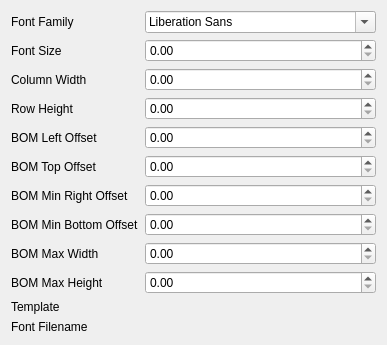
     <widget class="QWidget" name="tab_2">
      <attribute name="title">
       <string>SVG</string>
      </attribute>
      <layout class="QFormLayout" name="formLayout">
       <item row="0" column="0">
        <widget class="QLabel" name="fontFamilyLabel">
         <property name="text">
          <string>Font Family</string>
         </property>
        </widget>
       </item>
       <item row="0" column="1">
        <widget class="Gui::PrefFontBox" name="fontFamily">
         <property name="sizePolicy">
          <sizepolicy hsizetype="Preferred" vsizetype="Fixed">
           <horstretch>0</horstretch>
           <verstretch>0</verstretch>
          </sizepolicy>
         </property>
         <property name="prefEntry" stdset="0">
          <cstring>FontFamily</cstring>
         </property>
         <property name="prefPath" stdset="0">
          <cstring>Mod/RebarTools/BOM/SVG</cstring>
         </property>
        </widget>
       </item>
       <item row="1" column="0">
        <widget class="QLabel" name="fontSizeLabel">
         <property name="text">
          <string>Font Size</string>
         </property>
        </widget>
       </item>
       <item row="1" column="1">
        <widget class="Gui::PrefDoubleSpinBox" name="fontSize">
         <property name="prefEntry" stdset="0">
          <cstring>FontSize</cstring>
         </property>
         <property name="prefPath" stdset="0">
          <cstring>Mod/RebarTools/BOM/SVG</cstring>
         </property>
        </widget>
       </item>
       <item row="2" column="0">
        <widget class="QLabel" name="columnWidthLabel">
         <property name="text">
          <string>Column Width</string>
         </property>
        </widget>
       </item>
       <item row="2" column="1">
        <widget class="Gui::PrefDoubleSpinBox" name="columnWidth">
         <property name="maximum">
          <double>5000.000000000000000</double>
         </property>
         <property name="prefEntry" stdset="0">
          <cstring>ColumnWidth</cstring>
         </property>
         <property name="prefPath" stdset="0">
          <cstring>Mod/RebarTools/BOM/SVG</cstring>
         </property>
        </widget>
       </item>
       <item row="3" column="0">
        <widget class="QLabel" name="rowHeightLabel">
         <property name="text">
          <string>Row Height</string>
         </property>
        </widget>
       </item>
       <item row="3" column="1">
        <widget class="Gui::PrefDoubleSpinBox" name="rowHeight">
         <property name="maximum">
          <double>5000.000000000000000</double>
         </property>
         <property name="prefEntry" stdset="0">
          <cstring>RowHeight</cstring>
         </property>
         <property name="prefPath" stdset="0">
          <cstring>Mod/RebarTools/BOM/SVG</cstring>
         </property>
        </widget>
       </item>
       <item row="4" column="0">
        <widget class="QLabel" name="bomLeftOffsetLabel">
         <property name="text">
          <string>BOM Left Offset</string>
         </property>
        </widget>
       </item>
       <item row="4" column="1">
        <widget class="Gui::PrefDoubleSpinBox" name="bomLeftOffset">
         <property name="maximum">
          <double>5000.000000000000000</double>
         </property>
         <property name="prefEntry" stdset="0">
          <cstring>LeftOffset</cstring>
         </property>
         <property name="prefPath" stdset="0">
          <cstring>Mod/RebarTools/BOM/SVG</cstring>
         </property>
        </widget>
       </item>
       <item row="5" column="0">
        <widget class="QLabel" name="bomTopOffsetLabel">
         <property name="text">
          <string>BOM Top Offset</string>
         </property>
        </widget>
       </item>
       <item row="5" column="1">
        <widget class="Gui::PrefDoubleSpinBox" name="bomTopOffset">
         <property name="maximum">
          <double>5000.000000000000000</double>
         </property>
         <property name="prefEntry" stdset="0">
          <cstring>TopOffset</cstring>
         </property>
         <property name="prefPath" stdset="0">
          <cstring>Mod/RebarTools/BOM/SVG</cstring>
         </property>
        </widget>
       </item>
       <item row="6" column="0">
        <widget class="QLabel" name="bomMinRightOffsetLabel">
         <property name="text">
          <string>BOM Min Right Offset</string>
         </property>
        </widget>
       </item>
       <item row="6" column="1">
        <widget class="Gui::PrefDoubleSpinBox" name="bomMinRightOffset">
         <property name="maximum">
          <double>5000.000000000000000</double>
         </property>
         <property name="prefEntry" stdset="0">
          <cstring>MinRightOffset</cstring>
         </property>
         <property name="prefPath" stdset="0">
          <cstring>Mod/RebarTools/BOM/SVG</cstring>
         </property>
        </widget>
       </item>
       <item row="7" column="0">
        <widget class="QLabel" name="bomMinBottomOffsetLabel">
         <property name="text">
          <string>BOM Min Bottom Offset</string>
         </property>
        </widget>
       </item>
       <item row="7" column="1">
        <widget class="Gui::PrefDoubleSpinBox" name="bomMinBottomOffset">
         <property name="maximum">
          <double>5000.000000000000000</double>
         </property>
         <property name="prefEntry" stdset="0">
          <cstring>MinBottomOffset</cstring>
         </property>
         <property name="prefPath" stdset="0">
          <cstring>Mod/RebarTools/BOM/SVG</cstring>
         </property>
        </widget>
       </item>
       <item row="8" column="0">
        <widget class="QLabel" name="bomMaxWidthLabel">
         <property name="text">
          <string>BOM Max Width</string>
         </property>
        </widget>
       </item>
       <item row="8" column="1">
        <widget class="Gui::PrefDoubleSpinBox" name="bomMaxWidth">
         <property name="maximum">
          <double>5000.000000000000000</double>
         </property>
         <property name="prefEntry" stdset="0">
          <cstring>MaxWidth</cstring>
         </property>
         <property name="prefPath" stdset="0">
          <cstring>Mod/RebarTools/BOM/SVG</cstring>
         </property>
        </widget>
       </item>
       <item row="9" column="0">
        <widget class="QLabel" name="bomMaxHeightLabel">
         <property name="text">
          <string>BOM Max Height</string>
         </property>
        </widget>
       </item>
       <item row="9" column="1">
        <widget class="Gui::PrefDoubleSpinBox" name="bomMaxHeight">
         <property name="maximum">
          <double>5000.000000000000000</double>
         </property>
         <property name="prefEntry" stdset="0">
          <cstring>MaxHeight</cstring>
         </property>
         <property name="prefPath" stdset="0">
          <cstring>Mod/RebarTools/BOM/SVG</cstring>
         </property>
        </widget>
       </item>
       <item row="10" column="0">
        <widget class="QLabel" name="templateLabel">
         <property name="text">
          <string>Template</string>
         </property>
        </widget>
       </item>
       <item row="10" column="1">
        <widget class="Gui::PrefFileChooser" name="templateFile">
         <property name="prefEntry" stdset="0">
          <cstring>TemplateFile</cstring>
         </property>
         <property name="prefPath" stdset="0">
          <cstring>Mod/RebarTools/BOM/SVG</cstring>
         </property>
        </widget>
       </item>
       <item row="11" column="0">
        <widget class="QLabel" name="fontFilenameLabel">
         <property name="text">
          <string>Font Filename</string>
         </property>
        </widget>
       </item>
       <item row="11" column="1">
        <widget class="Gui::PrefFileChooser" name="fontFilename">
         <property name="prefEntry" stdset="0">
          <cstring>FontFilename</cstring>
         </property>
         <property name="prefPath" stdset="0">
          <cstring>Mod/RebarTools/BOM/SVG</cstring>
         </property>
        </widget>
       </item>
      </layout>
     </widget>
